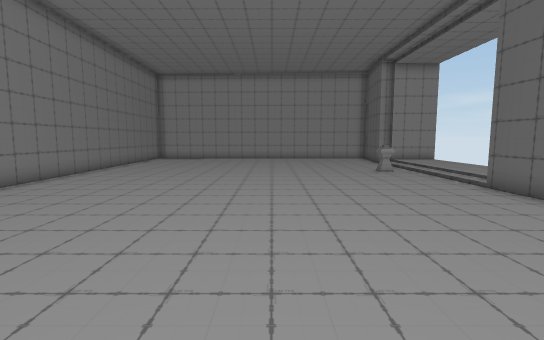
View 1 (above)

15 first-person views from a walk through a 3-D level made in the Unity game engine. The camera is 1.5 m above the floor, tilts 6° down and sees 85° across. The floor is counted in squares, 1 m on a side. Each view is taken from the middle of a square. On the plan, view 1 faces up. The plan holds only what a view shows up to about 15 squares ahead; the rest is blank. The place goes on beyond the plan. The player is left out.

View 2
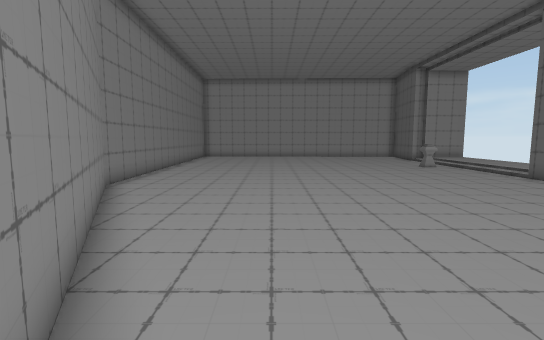

View 3
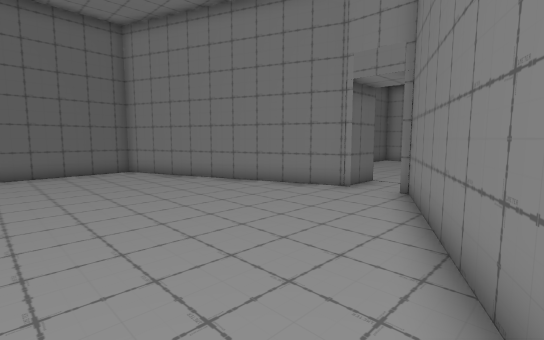

View 4
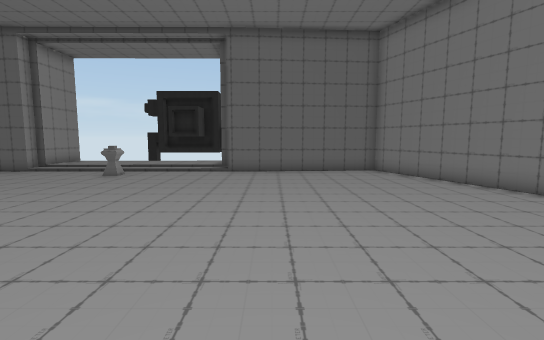

View 5
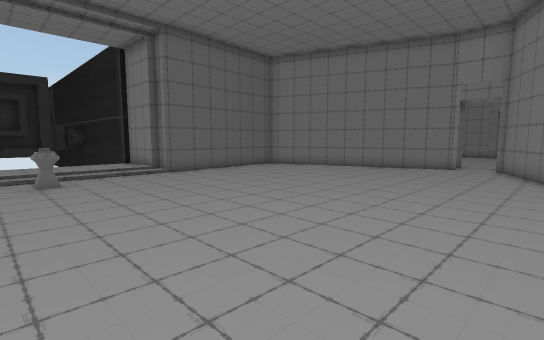

View 6
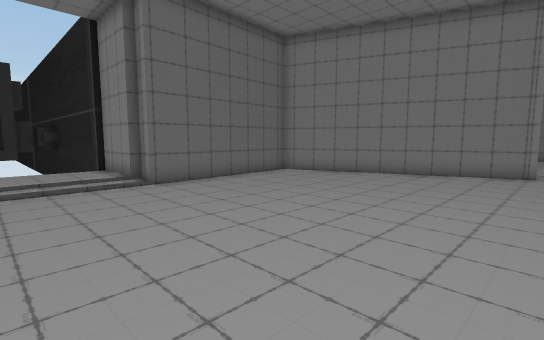

View 7
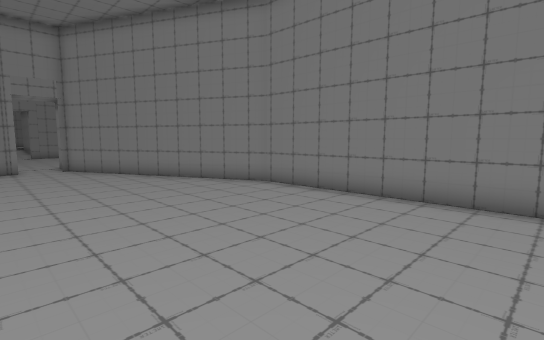

View 8
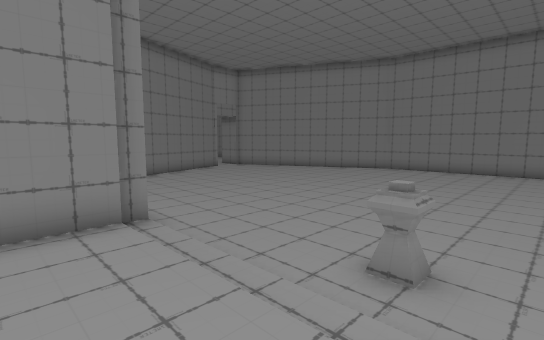

View 9
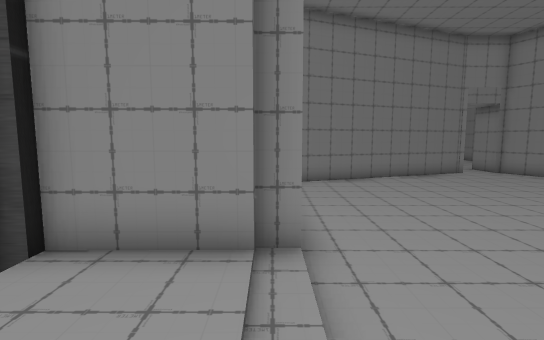

View 10
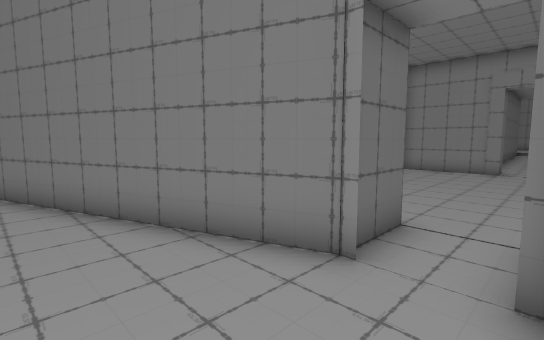

View 11
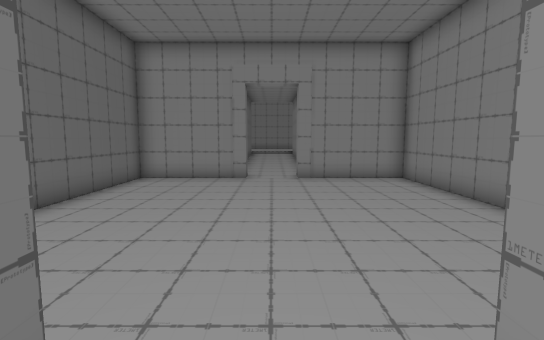

View 12
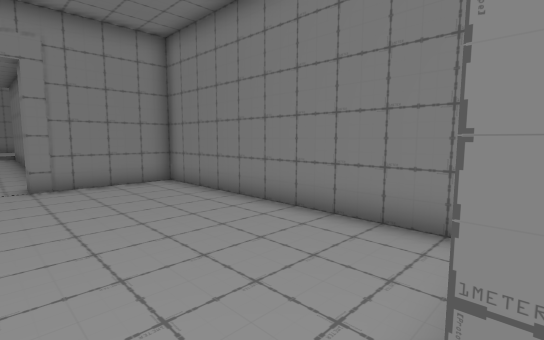

View 13
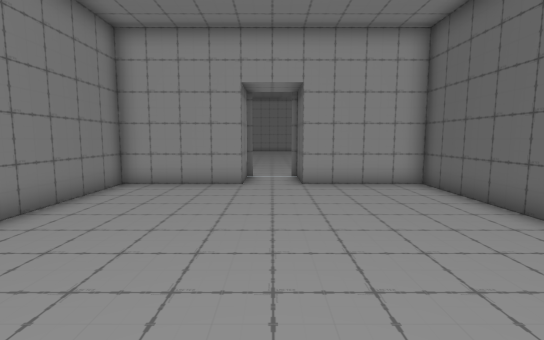

View 14
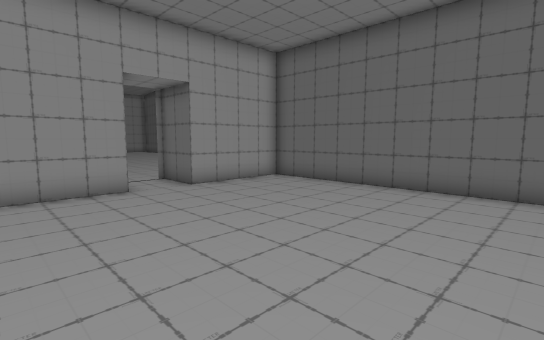

View 15
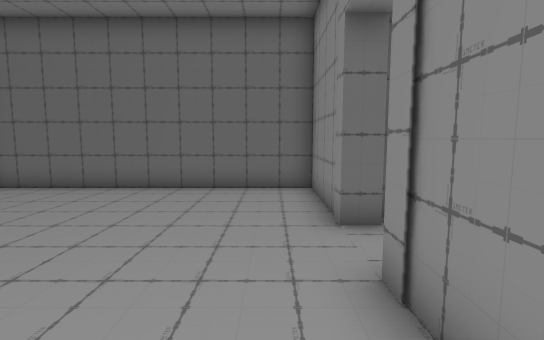

### Floor plan
Key: @ floor where view 1 was taken; # wall or solid block; . main floor; : floor 0.25 m higher than the main floor; v drop or lower ground.
Columns run from 9 left of view 1 to 10 right of it. Each row starts with its distance up from view 1.
 15 #...............: :
 14 #...............:::
 13 #...............:::
 12 #...............:::
 11 #...............:::
 10 ##..............:::#
  9  #..............####
  8  #..............#
  7  #..............#
  6  #..............#
  5  ##.............#
  4   #.............#
  3   ##............#
  2    #...........##
  1    ##.......####
  0     #....@v#v
 -1     ##.###
 -2      #.#
 -3  #####.v###v
 -4  #.........#
 -5  #.........#
 -6  #.........#
 -7  #.........#
 -8  #.........#
 -9  #.........#
-10  #.........#
-11  #.........#
-12  #.........#
-13  #####.####v
-14      #.#v

Where each view was taken, in squares from view 1:
view 1: 0 up, 0 right, facing up
view 2: 2 down, 3 left, facing up
view 3: 7 up, 7 left, facing down-right
view 4: 7 up, 7 left, facing right
view 5: 15 up, 6 left, facing down-right
view 6: 13 up, 3 left, facing down-right
view 7: 15 up, 1 left, facing down-left
view 8: 15 up, 9 right, facing down-left
view 9: 13 up, 7 right, facing down
view 10: 2 up, 4 left, facing down-right
view 11: 2 down, 3 left, facing down
view 12: 3 down, 3 left, facing down-left
view 13: 13 down, 3 left, facing up
view 14: 12 down, 7 left, facing up-right
view 15: 12 down, 7 left, facing right
